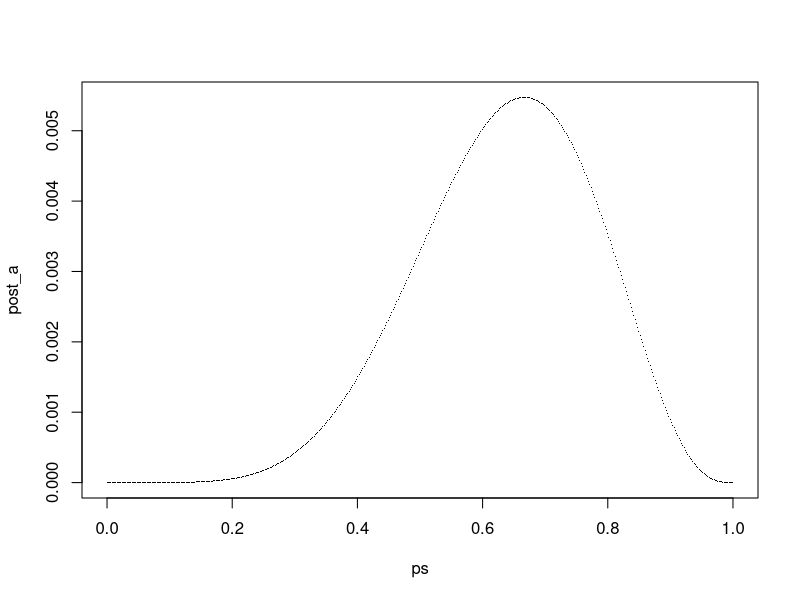
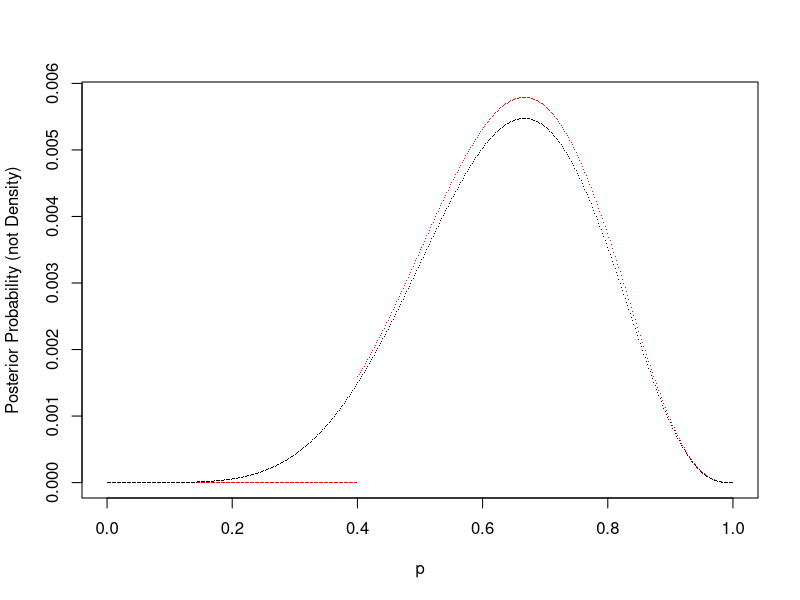

The R source for these figures, in order:
## ---- chunk 1
options(useFancyQuotes = FALSE)
files<-c( '/Users/oli/Dropbox/__HTWG/DataAnalytics/_Current/lab/06_01_Bayes_1/bayes1_grid/bayes1_grid.Rmd' )
baseDir=dirname(files[ 1 ])
## ---- chunk 2
  if (exists("lsg") == FALSE){ #Nur falls von RStudio aufgerufen
    lsg <- TRUE   #Wenn man die lsg ausgeben will dann lsg <- TRUE sonst 
  }
  if (exists("baseDir") == FALSE){ #Nur falls von RStudio aufgerufen
    baseDir = getwd()
  }
  ig <- function(name, scale = 1) {
     return (paste0("\\includegraphics[ scale =", scale,"]{", baseDir,"/", name, "}"))
  }
## ---- chunk 3
#### Grid Aproximation
W = 6
N = 9
un_norm_post = function (p){
  return (dbinom(W, size = N, prob = p) * dunif(p, 0, 1))
}
ps = seq(0,1,length.out = 500)
un = un_norm_post(ps)
post_a = un/sum(un)
plot(ps,post_a, pch='.')
## ---- chunk 4
#### Grid Aproximation
  W = 6
  N = 9
  un_norm_post = function (p){
    return (dbinom(W, size = N, prob = p) * dunif(p, 0.4, 1))
  }
  ps = seq(0,1,length.out = 500)
  un = un_norm_post(ps)
  post_b = un/sum(un)
  plot(ps,post_b, pch='.', col='red', ylab='Posterior Probability (not Density)', xlab='p')
  points(ps,post_a,pch='.')
## ---- chunk 5
  sample(ps, 10, prob = post_b, replace=TRUE)  
## ---- chunk 6
  sm = sample(ps, 10000, prob = post_b, replace=TRUE)
  mean(sm > 0.8)
